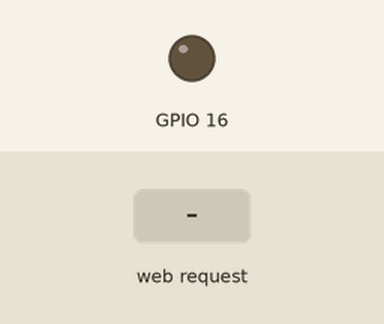
Simulated run of this sketch. Board: ESP8266 (NodeMCU). Shown: output pins drawn as LEDs (lit = HIGH). The test bench sets the inputs (shaded band). WiFi joins after 1.5 s; servers stay silent unless stated; what the sketch prints to the serial monitor is not drawn.

Above: at 2.7 s.
2.8 s: HTTP request GET /off received
At 4.0 s:
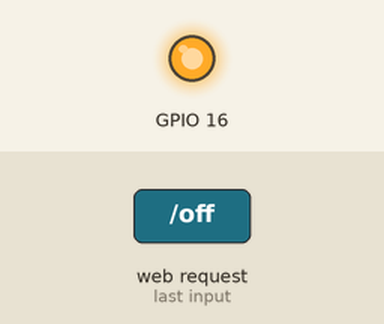
4.3 s: HTTP request GET /on received
At 5.2 s:
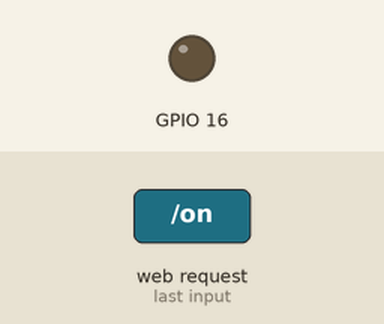
Timing chart, 0 to 7.3 s (numbered marks = the images above; inputs shaded):
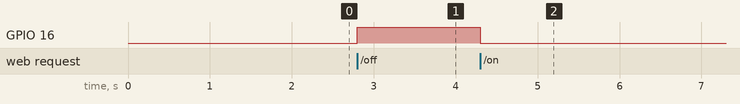

Measured:
- after the input at 2.8 s, GPIO 16: LOW → HIGH at once
- after the input at 4.3 s, GPIO 16: HIGH → LOW at once

The sketch:

wifi_server.ino
```cpp
#include <ESP8266WiFi.h>

String  ClientRequest;
IPAddress staticIP840_20(192,168,43,20);
IPAddress gateway840_20(192,168,1,1);
IPAddress subnet840_20(255,255,255,0);

WiFiServer server(80);

void setup()
{
  ClientRequest = "";

  Serial.begin(9600);

  pinMode(16, OUTPUT);
    WiFi.disconnect();
  Serial.println("START");
   WiFi.begin("DAAG","6789054321");
  while ((!(WiFi.status() == WL_CONNECTED))){
    delay(300);
    Serial.print(".");

  }
  Serial.println("");
  Serial.println("Connected");
  WiFi.config(staticIP840_20, gateway840_20, subnet840_20);
  Serial.println("Your IP is:");
  Serial.println((WiFi.localIP()));
  server.begin();

}


void loop()
{

    WiFiClient client = server.available();
    if (!client) { return; }
    while(!client.available()){  delay(1); }
    ClientRequest = (client.readStringUntil('\r'));
    ClientRequest.remove(0, 5);
    ClientRequest.remove(ClientRequest.length()-9,9);
    if (ClientRequest.equals("on")) {
      digitalWrite(16,LOW);

    }
    if (ClientRequest.equals("off")) {
      digitalWrite(16,HIGH);

    }
    client.println("HTTP/1.1 200 OK");
    client.println("Content-Type: text/html");
    client.println("");
    client.println("<!DOCTYPE HTML>");
    client.println("<html>");
    client.println("<head>");
    client.println("</head>");
    client.println("<body>");
      client.println("<a href=");
      client.println("http://192.168.43.20/on");
      client.println("><button>");
      client.println("On");
      client.println("</button></a>");
      client.println("<a href=");
      client.println("http://192.168.43.20/off");
      client.println("><button>");
      client.println("Off");
      client.println("</button></a>");
    client.println("</body>");
    client.println("</html>");
    client.stop();
     delay(1);

}
```
